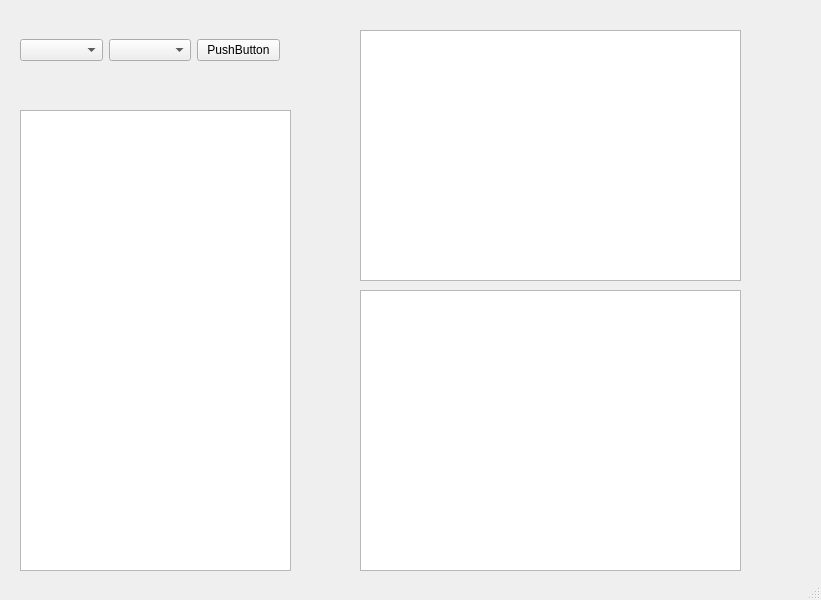
<?xml version="1.0" encoding="UTF-8"?>
<ui version="4.0">
 <class>MainWindow</class>
 <widget class="QMainWindow" name="MainWindow">
  <property name="geometry">
   <rect>
    <x>0</x>
    <y>0</y>
    <width>821</width>
    <height>600</height>
   </rect>
  </property>
  <property name="minimumSize">
   <size>
    <width>800</width>
    <height>600</height>
   </size>
  </property>
  <property name="windowTitle">
   <string>MainWindow</string>
  </property>
  <widget class="QWidget" name="centralwidget">
   <widget class="QWidget" name="horizontalLayoutWidget">
    <property name="geometry">
     <rect>
      <x>20</x>
      <y>30</y>
      <width>260</width>
      <height>41</height>
     </rect>
    </property>
    <layout class="QHBoxLayout" name="horizontalLayout">
     <item>
      <widget class="QComboBox" name="comboBox">
       <property name="currentText">
        <string/>
       </property>
      </widget>
     </item>
     <item>
      <widget class="QComboBox" name="comboBox_2"/>
     </item>
     <item>
      <widget class="QPushButton" name="pushButton">
       <property name="text">
        <string>PushButton</string>
       </property>
      </widget>
     </item>
    </layout>
   </widget>
   <widget class="QGraphicsView" name="graphicsView">
    <property name="geometry">
     <rect>
      <x>360</x>
      <y>30</y>
      <width>381</width>
      <height>251</height>
     </rect>
    </property>
   </widget>
   <widget class="QGraphicsView" name="graphicsView_2">
    <property name="geometry">
     <rect>
      <x>360</x>
      <y>290</y>
      <width>381</width>
      <height>281</height>
     </rect>
    </property>
   </widget>
   <widget class="QTableWidget" name="tableWidget">
    <property name="geometry">
     <rect>
      <x>20</x>
      <y>110</y>
      <width>271</width>
      <height>461</height>
     </rect>
    </property>
   </widget>
  </widget>
  <widget class="QStatusBar" name="statusbar"/>
 </widget>
 <resources/>
 <connections/>
</ui>
